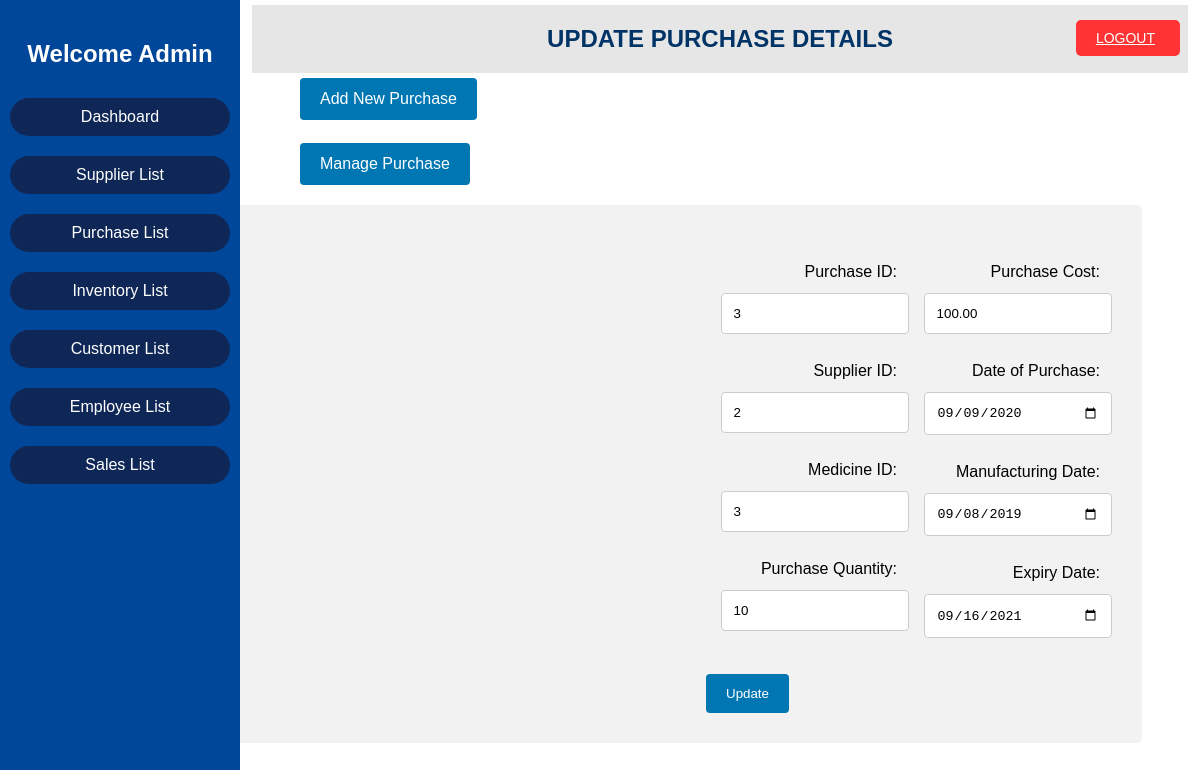
The app's page /purchase-update.php?pid=3&sid=2&mid=3 with its own data.
### tables this page shows
CREATE TABLE `purchase` (
  `P_ID` int(6) NOT NULL,
  `SUP_ID` int(10) NOT NULL,
  `MED_ID` int(6) NOT NULL,
  `P_QTY` int(11) NOT NULL,
  `P_COST` decimal(8,2) NOT NULL,
  `PUR_DATE` date NOT NULL,
  `MFG_DATE` date NOT NULL,
  `EXP_DATE` date NOT NULL
);

### purchase-update.php (the view, shortened to what this page needs)
<?php
		include "config.php";
		if(isset($_GET['pid'])&&isset($_GET['sid'])&&isset($_GET['mid']))
		{
			$pid=$_GET['pid'];
			$sid=$_GET['sid'];
			$mid=$_GET['mid'];
			$qry1="SELECT * FROM purchase WHERE p_id='$pid' and sup_id='$sid' and med_id='$mid'";
			$result = $conn->query($qry1);
			$row = $result -> fetch_row();
		}
?>
<!DOCTYPE html>
<html>
<head>
    <link rel="stylesheet" type="text/css" href="adminpanel.css">
    <link rel="stylesheet" type="text/css" href="table1.css">
    <link rel="stylesheet" type="text/css" href="form4.css">
</head>
<body>
        <header>
    <a href="logout.php" class="logout-button">
        <span class="logout-icon">LOGOUT</span>
    </a>
    </header>
    <div class="sidebar">
        <h2>Welcome Admin</h2>
        <ul>
            <li><a href="adminpanel.php">Dashboard</a></li>
            <li><a href="supplier-view.php">Supplier List</a></li>
            <li><a href="purchase-view.php">Purchase List</a></li>
            <li><a href="inventory-view.php">Inventory List</a></li>
            <li><a href="customer-view.php">Customer List</a></li>
            <li><a href="employee-view.php">Employee List</a></li>
            <li><a href="sales-view.php">Sales List</a></li>
        </ul>
    </div>
    <center>
	<div class="head">
	<h2> UPDATE PURCHASE DETAILS</h2>
	</div>
	</center>
	<div class="purchase-add">
        <a href="purchase-add.php"><button>Add New Purchase</button></a><Br><br>
	    <a href="purchase-view.php"><button>Manage Purchase</button></a>
    </div>
	<div class="one">
		<div class="row">
			<form action="<?=$_SERVER['PHP_SELF']?>" method="post">
				<div class="column">
					<p>
						<label for="pid">Purchase ID:</label><br>
						<input type="number" name="pid" value="<?php echo $row[0]; ?>" readonly>
					</p>
					<p>
						<label for="sid">Supplier ID:</label><br>
						<input type="number" name="sid" value="<?php echo $row[1]; ?>" readonly>
					</p>
					<p>
						<label for="mid">Medicine ID:</label><br>
						<input type="number" name="mid" value="<?php echo $row[2]; ?>" readonly>
					</p>
					<p>
						<label for="pqty">Purchase Quantity:</label><br>
						<input type="number" name="pqty" value="<?php echo $row[3]; ?>">
					</p>
				</div>
				<div class="column">
					<p>
						<label for="pcost">Purchase Cost:</label><br>
						<input type="number" step="0.01" name="pcost" value="<?php echo $row[4]; ?>">
					</p>
					<p>
						<label for="pdate">Date of Purchase:</label><br>
						<input type="date" name="pdate" value="<?php echo $row[5]; ?>">
					</p>
					<p>
						<label for="mdate">Manufacturing Date:</label><br>
						<input type="date" name="mdate" value="<?php echo $row[6]; ?>">
					</p>
					<p>
						<label for="edate">Expiry Date:</label><br>
						<input type="date" name="edate" value="<?php echo $row[7]; ?>">
					</p>
				</div>
			<input type="submit" name="update" value="Update">
			</form>
		</div>
	</div>
</body>
</html>

### adminpanel.css (style rules this page uses)
body { background-color: rgb(255, 255, 255); background: url("img/pharm1.png") no-repeat center center; margin: 0; padding: 0; font-family: Arial, sans-serif; }
.sidebar { height: 100%; width: 20%; position: fixed; top: 0; left: 0; background-color: #004799; color: rgb(255, 255, 255); padding-top: 20px; }
.sidebar h2 { text-align: center; }
.sidebar ul { list-style-type: none; padding: 0; }
.sidebar ul li { padding: 10px; text-align: center; }
.sidebar ul li a { border: 0px solid; background-color: #0f2756; color: rgb(255, 255, 255); text-decoration: none; display: block; padding: 10px; border-radius: 25px; border-collapse: separate; }
div.head { width:78%; font-family:Arial; background-color:#e6e6e6; color:#003366; float:right; margin-top:5px; margin-right:12px; margin-left:500px; top: 0; right: 0; overflow:hidden; }
div.purchase-add button { margin-left: 300px; background-color: #0077b3; color: white; padding: 12px 20px; border: none; border-radius: 4px; cursor: pointer; display:inline-block; margin-top:5px; font-size: 16px; }
div.head { width: 78%; font-family: Arial; background-color: #e6e6e6; color: #003366; float: right; margin-top: 5px; margin-right: 12px; margin-left: 500px; top: 0; right: 0; overflow: hidden; }
div.head { width: 78%; font-family: Arial; background-color: #e6e6e6; color: #003366; float: right; margin-top: 5px; margin-right: 12px; margin-left: 500px; top: 10px; right: 0; overflow: hidden; }
.row { display: flex; justify-content: flex-end; flex-wrap: wrap; }
.column { flex-basis: calc(33.33% - 100px); text-align: right; }
.logout-button { position: absolute; top: 20px; right: 20px; background-color: #ff3333; color: #fff; border: none; padding: 10px 20px; border-radius: 5px; cursor: pointer; font-size: 14px; display: flex; align-items: center; }
.logout-button .logout-icon { margin-right: 5px; }

### form4.css (style rules this page uses)
.one { border-radius: 5px; box-sizing: border-box; background-color: #f2f2f2; padding:30px; padding-left: 60px; width:1175px; float:right; margin-right:58px; margin-top:20px; margin-bottom:50px; font-family:Arial; }
.column { float: left; width: 50%; }
.row:after { content: ""; display: table; clear: both; }
input[type=text],input[type=number],input[type=date],select { width: 80%; padding: 12px; border: 1px solid #ccc; border-radius: 4px; }
label { padding: 12px 12px 12px 0; display: inline-block; }
input[type=submit] { background-color: #0077b3; color: white; padding: 12px 20px; border: none; border-radius: 4px; cursor: pointer; display:inline-block; margin-top:20px; }

### records on screen
purchase: pid "3", sid "2", mid "3", pqty "10", pcost "100.00", pdate "09/09/2020", mdate "09/08/2019", edate "09/16/2021"
